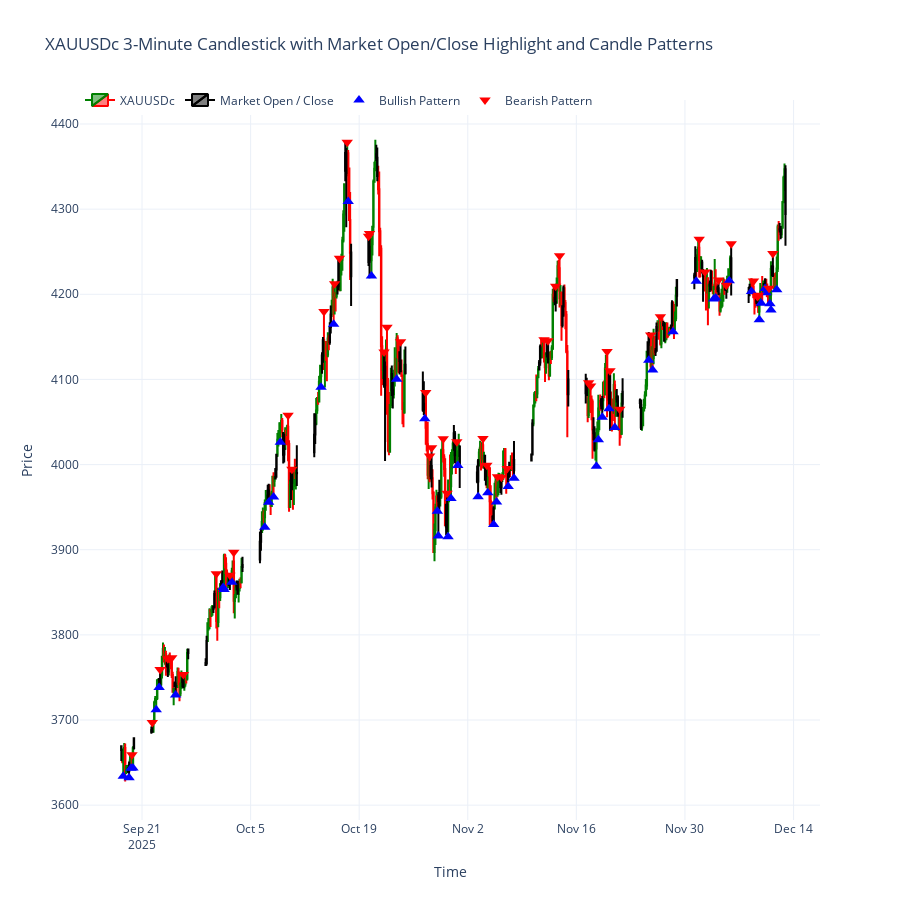

Notebook code cell kept with this figure:
### Code cell
import MetaTrader5 as mt5
import pandas as pd
import plotly.graph_objects as go
from datetime import datetime, timedelta, time

# -------------------------
# 1. Initialize MT5
# -------------------------
if not mt5.initialize():
    print("MT5 initialization failed")
    mt5.shutdown()

# -------------------------
# 2. Fetch 3-minute data
# -------------------------
symbol = "XAUUSDc"
timeframe = mt5.TIMEFRAME_H3
n_bars = 500
utc_from = datetime.now() - timedelta(days=1)

rates = mt5.copy_rates_from(symbol, timeframe, utc_from, n_bars)
mt5.shutdown()

# -------------------------
# 3. Convert to DataFrame
# -------------------------
df = pd.DataFrame(rates)
df['time'] = pd.to_datetime(df['time'], unit='s')
df['time'] = df['time'].dt.tz_localize('UTC').dt.tz_convert('Asia/Manila')
df.set_index('time', inplace=True)

# -------------------------
# 4. Remove weekends
# -------------------------
df = df[df.index.dayofweek < 5]

# -------------------------
# 5. Assign session key (06:00 → 05:00)
# -------------------------
market_open = time(6, 0)
market_close = time(5, 0)

def get_session(dt):
    if dt.time() >= market_open:
        return dt.date()
    else:
        return (dt - pd.Timedelta(days=1)).date()

df['session'] = df.index.map(get_session)

# -------------------------
# 6. Identify market open and close candles
# -------------------------
open_idx = df.groupby('session').head(1).index
close_idx = df.groupby('session').tail(1).index
black_idx = open_idx.union(close_idx)

# -------------------------
# 7. Candle Pattern Logic
# -------------------------
df['bullish_pattern'] = (
    (df['low'] < df['low'].shift(1)) &
    (df['close'] > df['open'].shift(1))
)

df['bearish_pattern'] = (
    (df['high'] > df['high'].shift(1)) &
    (df['close'] < df['open'].shift(1))
)

# -------------------------
# 8. Plot Candles
# -------------------------
fig = go.Figure()

# Normal candles
normal_df = df[~df.index.isin(black_idx)]

fig.add_trace(go.Candlestick(
    x=normal_df.index,
    open=normal_df['open'],
    high=normal_df['high'],
    low=normal_df['low'],
    close=normal_df['close'],
    name='XAUUSDc',
    increasing_line_color='green',
    decreasing_line_color='red'
))

# Market open / close candles (black)
black_df = df[df.index.isin(black_idx)]

fig.add_trace(go.Candlestick(
    x=black_df.index,
    open=black_df['open'],
    high=black_df['high'],
    low=black_df['low'],
    close=black_df['close'],
    name='Market Open / Close',
    increasing_line_color='black',
    decreasing_line_color='black'
))

# Bullish pattern markers (BLUE)
fig.add_trace(go.Scatter(
    x=df.index[df['bullish_pattern']],
    y=df['low'][df['bullish_pattern']],
    mode='markers',
    name='Bullish Pattern',
    marker=dict(
        symbol='triangle-up',
        size=10,
        color='blue'
    )
))

# Bearish pattern markers (RED)
fig.add_trace(go.Scatter(
    x=df.index[df['bearish_pattern']],
    y=df['high'][df['bearish_pattern']],
    mode='markers',
    name='Bearish Pattern',
    marker=dict(
        symbol='triangle-down',
        size=10,
        color='red'
    )
))

# -------------------------
# 9. Layout
# -------------------------
fig.update_layout(
    template='plotly_white',
    title='XAUUSDc 3-Minute Candlestick with Market Open/Close Highlight and Candle Patterns',
    xaxis=dict(title='Time', rangeslider=dict(visible=False)),
    yaxis=dict(title='Price'),
    legend=dict(orientation='h', y=1.02, x=0),
    height=900
)

fig.show()

### Figure 1 — Plotly figure (JSON) as saved in the notebook; plotly's stock layout.template omitted (floating-point values rounded to 4 significant figures; data arrays with more than 128 entries replaced by an {"elided": "..."} marker saying what was removed)
{"data": [{"close": {"elided": "346 float values"}, "decreasing": {"line": {"color": "red"}}, "high": {"elided": "346 float values"}, "increasing": {"line": {"color": "green"}}, "low": {"elided": "346 float values"}, "name": "XAUUSDc", "open": {"elided": "346 float values"}, "type": "candlestick", "x": {"elided": "346 str values"}}, {"close": {"elided": "136 float values"}, "decreasing": {"line": {"color": "black"}}, "high": {"elided": "136 float values"}, "increasing": {"line": {"color": "black"}}, "low": {"elided": "136 float values"}, "name": "Market Open / Close", "open": {"elided": "136 float values"}, "type": "candlestick", "x": {"elided": "136 str values"}}, {"marker": {"color": "blue", "size": 10, "symbol": "triangle-up"}, "mode": "markers", "name": "Bullish Pattern", "type": "scatter", "x": ["2025-09-18T14:00:00+08:00", "2025-09-19T08:00:00+08:00", "2025-09-19T14:00:00+08:00", "2025-09-19T20:00:00+08:00", "2025-09-22T20:00:00+08:00", "2025-09-23T05:00:00+08:00", "2025-09-25T08:00:00+08:00", "2025-10-01T11:00:00+08:00", "2025-10-01T14:00:00+08:00", "2025-10-02T14:00:00+08:00", "2025-10-06T20:00:00+08:00", "2025-10-07T08:00:00+08:00", "2025-10-07T23:00:00+08:00", "2025-10-08T20:00:00+08:00", "2025-10-14T02:00:00+08:00", "2025-10-15T17:00:00+08:00", "2025-10-17T14:00:00+08:00", "2025-10-20T14:00:00+08:00", "2025-10-23T20:00:00+08:00", "2025-10-27T11:00:00+08:00", "2025-10-29T02:00:00+08:00", "2025-10-29T05:00:00+08:00", "2025-10-30T11:00:00+08:00", "2025-10-30T20:00:00+08:00", "2025-10-31T17:00:00+08:00", "2025-11-03T08:00:00+08:00", "2025-11-04T14:00:00+08:00", "2025-11-05T08:00:00+08:00", "2025-11-05T17:00:00+08:00", "2025-11-07T05:00:00+08:00", "2025-11-07T23:00:00+08:00", "2025-11-18T14:00:00+08:00", "2025-11-18T20:00:00+08:00", "2025-11-19T08:00:00+08:00", "2025-11-20T05:00:00+08:00", "2025-11-20T23:00:00+08:00", "2025-11-25T08:00:00+08:00", "2025-11-25T20:00:00+08:00", "2025-11-28T11:00:00+08:00", "2025-12-01T11:00:00+08:00", "2025-12-03T17:00:00+08:00", "2025-12-03T23:00:00+08:00", "2025-12-05T17:00:00+08:00", "2025-12-08T14:00:00+08:00", "2025-12-09T14:00:00+08:00", "2025-12-09T20:00:00+08:00", "2025-12-10T08:00:00+08:00", "2025-12-10T11:00:00+08:00", "2025-12-10T23:00:00+08:00", "2025-12-11T02:00:00+08:00", "2025-12-11T20:00:00+08:00"], "y": [3634.0, 3632.0, 3643.0, 3644.0, 3712.0, 3738.0, 3729.0, 3856.0, 3853.0, 3862.0, 3926.0, 3956.0, 3962.0, 4026.0, 4091.0, 4165.0, 4309.0, 4221.0, 4100.0, 4054.0, 3945.0, 3916.0, 3915.0, 3960.0, 3999.0, 3962.0, 3967.0, 3930.0, 3956.0, 3974.0, 3984.0, 3998.0, 4029.0, 4056.0, 4066.0, 4044.0, 4123.0, 4111.0, 4156.0, 4215.0, 4194.0, 4196.0, 4216.0, 4203.0, 4170.0, 4189.0, 4207.0, 4202.0, 4189.0, 4182.0, 4205.0]}, {"marker": {"color": "red", "size": 10, "symbol": "triangle-down"}, "mode": "markers", "name": "Bearish Pattern", "type": "scatter", "x": ["2025-09-19T17:00:00+08:00", "2025-09-22T08:00:00+08:00", "2025-09-23T08:00:00+08:00", "2025-09-24T08:00:00+08:00", "2025-09-24T20:00:00+08:00", "2025-09-26T08:00:00+08:00", "2025-09-30T14:00:00+08:00", "2025-10-02T08:00:00+08:00", "2025-10-02T20:00:00+08:00", "2025-10-09T20:00:00+08:00", "2025-10-10T08:00:00+08:00", "2025-10-14T11:00:00+08:00", "2025-10-15T20:00:00+08:00", "2025-10-16T11:00:00+08:00", "2025-10-17T11:00:00+08:00", "2025-10-20T05:00:00+08:00", "2025-10-20T08:00:00+08:00", "2025-10-22T05:00:00+08:00", "2025-10-22T14:00:00+08:00", "2025-10-24T08:00:00+08:00", "2025-10-27T14:00:00+08:00", "2025-10-28T02:00:00+08:00", "2025-10-28T08:00:00+08:00", "2025-10-29T20:00:00+08:00", "2025-10-30T08:00:00+08:00", "2025-10-31T14:00:00+08:00", "2025-11-03T23:00:00+08:00", "2025-11-04T11:00:00+08:00", "2025-11-05T20:00:00+08:00", "2025-11-06T08:00:00+08:00", "2025-11-07T02:00:00+08:00", "2025-11-11T20:00:00+08:00", "2025-11-12T08:00:00+08:00", "2025-11-13T08:00:00+08:00", "2025-11-13T20:00:00+08:00", "2025-11-17T14:00:00+08:00", "2025-11-17T20:00:00+08:00", "2025-11-19T23:00:00+08:00", "2025-11-20T08:00:00+08:00", "2025-11-21T14:00:00+08:00", "2025-11-25T14:00:00+08:00", "2025-11-26T20:00:00+08:00", "2025-12-01T20:00:00+08:00", "2025-12-02T14:00:00+08:00", "2025-12-04T08:00:00+08:00", "2025-12-05T08:00:00+08:00", "2025-12-05T23:00:00+08:00", "2025-12-08T20:00:00+08:00", "2025-12-09T08:00:00+08:00", "2025-12-09T11:00:00+08:00", "2025-12-10T20:00:00+08:00", "2025-12-11T08:00:00+08:00"], "y": [3659.0, 3697.0, 3759.0, 3772.0, 3773.0, 3753.0, 3872.0, 3870.0, 3897.0, 4058.0, 3994.0, 4180.0, 4212.0, 4242.0, 4379.0, 4268.0, 4271.0, 4132.0, 4161.0, 4144.0, 4085.0, 4010.0, 4020.0, 4030.0, 3966.0, 4027.0, 4031.0, 3999.0, 3986.0, 3985.0, 3995.0, 4147.0, 4146.0, 4209.0, 4245.0, 4096.0, 4092.0, 4133.0, 4110.0, 4065.0, 4152.0, 4174.0, 4265.0, 4226.0, 4217.0, 4211.0, 4259.0, 4216.0, 4197.0, 4199.0, 4207.0, 4248.0]}], "layout": {"height": 900, "legend": {"orientation": "h", "x": 0, "y": 1.02}, "title": {"text": "XAUUSDc 3-Minute Candlestick with Market Open/Close Highlight and Candle Patterns"}, "xaxis": {"rangeslider": {"visible": false}, "title": {"text": "Time"}}, "yaxis": {"title": {"text": "Price"}}}}
